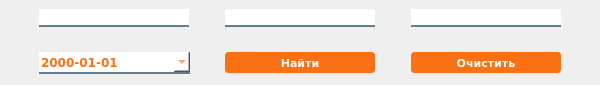
     <widget class="QFrame" name="frame_19">
      <property name="sizePolicy">
       <sizepolicy hsizetype="Preferred" vsizetype="Preferred">
        <horstretch>0</horstretch>
        <verstretch>0</verstretch>
       </sizepolicy>
      </property>
      <property name="minimumSize">
       <size>
        <width>600</width>
        <height>0</height>
       </size>
      </property>
      <property name="frameShape">
       <enum>QFrame::NoFrame</enum>
      </property>
      <property name="frameShadow">
       <enum>QFrame::Raised</enum>
      </property>
      <widget class="QLineEdit" name="patient">
       <property name="geometry">
        <rect>
         <x>39</x>
         <y>9</y>
         <width>150</width>
         <height>18</height>
        </rect>
       </property>
       <property name="sizePolicy">
        <sizepolicy hsizetype="Fixed" vsizetype="Fixed">
         <horstretch>0</horstretch>
         <verstretch>0</verstretch>
        </sizepolicy>
       </property>
       <property name="minimumSize">
        <size>
         <width>150</width>
         <height>0</height>
        </size>
       </property>
       <property name="styleSheet">
        <string notr="true">QLineEdit {
  background-color: #ffffff;
   color: #fa7014;
  border-style:none none solid none;
  font-family:Verdana;
font-size:10;
font-weight:bold;
border-width: 2px;
border-color:#607e8d;
}

QLineEdit::hover {
	border-color:#435863;
	border-width: 2.5px;
}

QLineEdit::pressed{
	border-color:#263238;
  color: #414747; 

}




</string>
       </property>
      </widget>
      <widget class="QPushButton" name="pushButton_3">
       <property name="geometry">
        <rect>
         <x>225</x>
         <y>52</y>
         <width>150</width>
         <height>21</height>
        </rect>
       </property>
       <property name="sizePolicy">
        <sizepolicy hsizetype="Fixed" vsizetype="Fixed">
         <horstretch>0</horstretch>
         <verstretch>0</verstretch>
        </sizepolicy>
       </property>
       <property name="minimumSize">
        <size>
         <width>150</width>
         <height>0</height>
        </size>
       </property>
       <property name="font">
        <font>
         <family>Verdana</family>
         <pointsize>8</pointsize>
         <weight>75</weight>
         <bold>true</bold>
        </font>
       </property>
       <property name="styleSheet">
        <string notr="true">QPushButton {
  background-color: #fa7014;
  color: white; 
 border-style: solid;
  border-color: #fa7014;
	border-width:4px;
	border-radius:4px;
}

QPushButton:hover {
    background-color: #fb9b5a;
border-color: #fb9b5a;
}
</string>
       </property>
       <property name="text">
        <string>Найти</string>
       </property>
      </widget>
      <widget class="QLineEdit" name="cabinet">
       <property name="geometry">
        <rect>
         <x>411</x>
         <y>9</y>
         <width>150</width>
         <height>18</height>
        </rect>
       </property>
       <property name="sizePolicy">
        <sizepolicy hsizetype="Fixed" vsizetype="Fixed">
         <horstretch>0</horstretch>
         <verstretch>0</verstretch>
        </sizepolicy>
       </property>
       <property name="minimumSize">
        <size>
         <width>150</width>
         <height>0</height>
        </size>
       </property>
       <property name="styleSheet">
        <string notr="true">QLineEdit {
  background-color: #ffffff;
   color: #fa7014;
  border-style:none none solid none;
  font-family:Verdana;
font-size:10;
font-weight:bold;
border-width: 2px;
border-color:#607e8d;
}

QLineEdit::hover {
	border-color:#435863;
	border-width: 2.5px;
}

QLineEdit::pressed{
	border-color:#263238;
  color: #414747; 

}




</string>
       </property>
      </widget>
      <widget class="QPushButton" name="pushButton_4">
       <property name="geometry">
        <rect>
         <x>411</x>
         <y>52</y>
         <width>150</width>
         <height>21</height>
        </rect>
       </property>
       <property name="sizePolicy">
        <sizepolicy hsizetype="Fixed" vsizetype="Fixed">
         <horstretch>0</horstretch>
         <verstretch>0</verstretch>
        </sizepolicy>
       </property>
       <property name="minimumSize">
        <size>
         <width>150</width>
         <height>0</height>
        </size>
       </property>
       <property name="font">
        <font>
         <family>Verdana</family>
         <pointsize>8</pointsize>
         <weight>75</weight>
         <bold>true</bold>
        </font>
       </property>
       <property name="styleSheet">
        <string notr="true">QPushButton {
  background-color: #fa7014;
  color: white; 
 border-style: solid;
  border-color: #fa7014;
	border-width:4px;
	border-radius:4px;
}

QPushButton:hover {
    background-color: #fb9b5a;
border-color: #fb9b5a;
}
</string>
       </property>
       <property name="text">
        <string>Очистить</string>
       </property>
      </widget>
      <widget class="QLineEdit" name="doctor">
       <property name="geometry">
        <rect>
         <x>225</x>
         <y>9</y>
         <width>150</width>
         <height>18</height>
        </rect>
       </property>
       <property name="sizePolicy">
        <sizepolicy hsizetype="Fixed" vsizetype="Fixed">
         <horstretch>0</horstretch>
         <verstretch>0</verstretch>
        </sizepolicy>
       </property>
       <property name="minimumSize">
        <size>
         <width>150</width>
         <height>0</height>
        </size>
       </property>
       <property name="styleSheet">
        <string notr="true">QLineEdit {
  background-color: #ffffff;
   color: #fa7014;
  border-style:none none solid none;
  font-family:Verdana;
font-size:10;
font-weight:bold;
border-width: 2px;
border-color:#607e8d;
}

QLineEdit::hover {
	border-color:#435863;
	border-width: 2.5px;
}

QLineEdit::pressed{
	border-color:#263238;
  color: #414747; 

}




</string>
       </property>
      </widget>
      <widget class="QDateEdit" name="dateEdit">
       <property name="geometry">
        <rect>
         <x>39</x>
         <y>52</y>
         <width>151</width>
         <height>22</height>
        </rect>
       </property>
       <property name="styleSheet">
        <string notr="true">QDateEdit {
  background-color: #ffffff;
   color: #fa7014;
  border-style:none none solid none;
  font-family:Verdana;
font-size:10;
font-weight:bold;
border-width: 2px;
border-color:#607e8d;
}

</string>
       </property>
       <property name="displayFormat">
        <string>yyyy-MM-dd</string>
       </property>
       <property name="calendarPopup">
        <bool>true</bool>
       </property>
      </widget>
      <widget class="QPushButton" name="pushButton_6">
       <property name="geometry">
        <rect>
         <x>40</x>
         <y>45</y>
         <width>141</width>
         <height>31</height>
        </rect>
       </property>
       <property name="styleSheet">
        <string notr="true">QPushButton{
  border: medium none;
  background-image: none; 
  background: transparent;
  float: left;
  background-color: transparent;
}</string>
       </property>
       <property name="text">
        <string/>
       </property>
      </widget>
      <zorder>dateEdit</zorder>
      <zorder>patient</zorder>
      <zorder>pushButton_3</zorder>
      <zorder>cabinet</zorder>
      <zorder>pushButton_4</zorder>
      <zorder>doctor</zorder>
      <zorder>pushButton_6</zorder>
     </widget>
